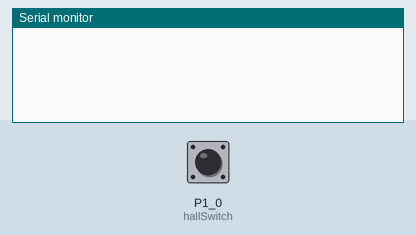
Recording of a sketch running on a simulated TI MSP430 LaunchPad. On the bench: the last lines printed to the serial monitor. The inputs (shaded band) are chosen by the test bench; at power-on: P1_0 (hallSwitch) HIGH.

Above: at 1.2 s.
1.3 s: P1_0 (hallSwitch) pulled LOW for 0.15 s
At 1.43 s:
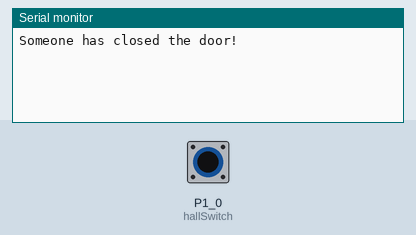
At 2.8 s:
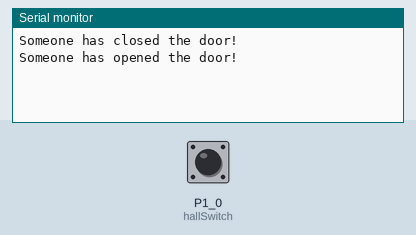

The sketch:

HallEffect3144.ino
```cpp
// (licence header left out)
// Comment/uncomment as suitable for your hardware
// #define LaunchPadF5529

#ifdef LaunchPadF5529
int hallSwitch = P2_4; // pins of P1 and P2 are interrupt capable
#else
// Ref. https://www.arduino.cc/en/Reference/AttachInterrupt
int hallSwitch = 2; // pins 2 and 3 are interrupt capable on Uno
#endif

// We use volatile because variables are changed within ISR.
// Compiler will not optimize volatile variables.
volatile boolean doorOpen = false;
volatile boolean stateChange = false;
volatile int interruptTs = 0;

void setup() {
  Serial.begin(115200);
  pinMode(hallSwitch, INPUT_PULLUP);

  #ifdef LaunchPadF5529
  attachInterrupt(hallSwitch, onDoorOpen, CHANGE);
  #else
  attachInterrupt(digitalPinToInterrupt(hallSwitch), onDoorOpen, CHANGE);
  #endif
}

void loop() {
  if (stateChange) {
    if (doorOpen) {
      Serial.println("\nSomeone has opened the door!");
    }
    else {
      Serial.println("\nSomeone has closed the door!");
    }
    stateChange = false;
  }
  //delay(1000);
}

void onDoorOpen() {
  // software debouncing: 0 ms to bypass
  if ((long)(millis() - interruptTs) >= 0) {
    interruptTs = millis();

    // Note the state, print later.
    // Serial cannot be used here since further
    // interrupts are disabled within an ISR.
    // It is also good design to do minimal stuff
    // within ISR.
    stateChange = true;
    doorOpen = digitalRead(hallSwitch);
  }
}
```

Measured:
- after the input at 1.3 s, the serial monitor: prints a new line at once (image 1)
